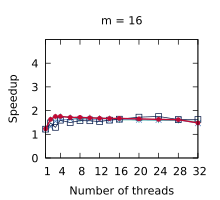

The script that saved this image:
set title "m = 16"
set terminal pdf size 2.2,2.0
set output "./results/Scans_n___4,194,304,_m___16.pdf"
set key off
set xrange [1:32]
set xtics (1, 4, 8, 12, 16, 20, 24, 28, 32)
set xlabel "Number of threads"
set yrange [0:5]
set ytics (0, 1, 2, 3, 4)
set ylabel "Speedup"
plot './results/Scans_n___4,194,304,_m___16.dat' using 1:2 title "Outer parallelism" pointsize 0.7 lw 1 pt 1 linecolor rgb "#24A793" with linespoints, \
  './results/Scans_n___4,194,304,_m___16.dat' using 1:3 title "Inner parallelism" pointsize 0.7 lw 1 pt 2 linecolor rgb "#5287C6" with linespoints, \
  './results/Scans_n___4,194,304,_m___16.dat' using 1:4 title "OpenMP" pointsize 0.7 lw 1 pt 4 linecolor rgb "#001240" with linespoints, \
  './results/Scans_n___4,194,304,_m___16.dat' using 1:5 title "Work assisting (our)" pointsize 0.4 lw 2 pt 7 linecolor rgb "#C00A35" with linespoints
